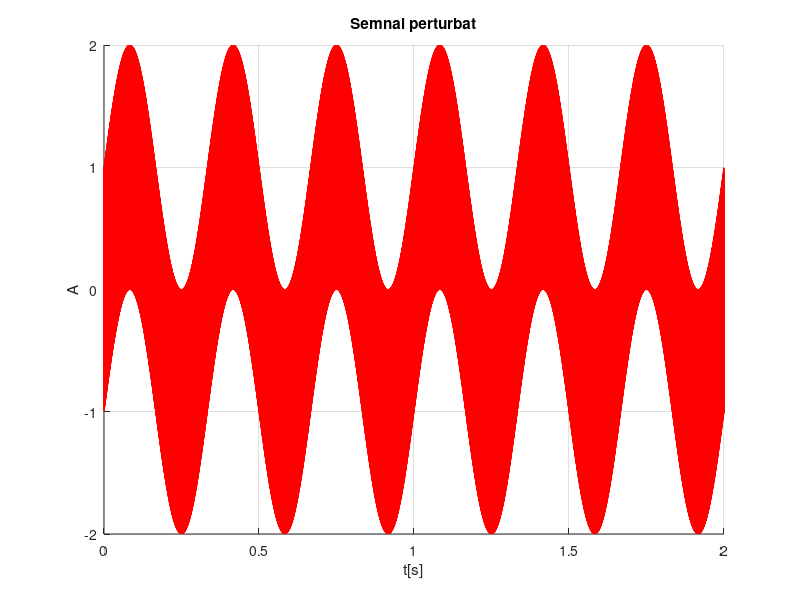
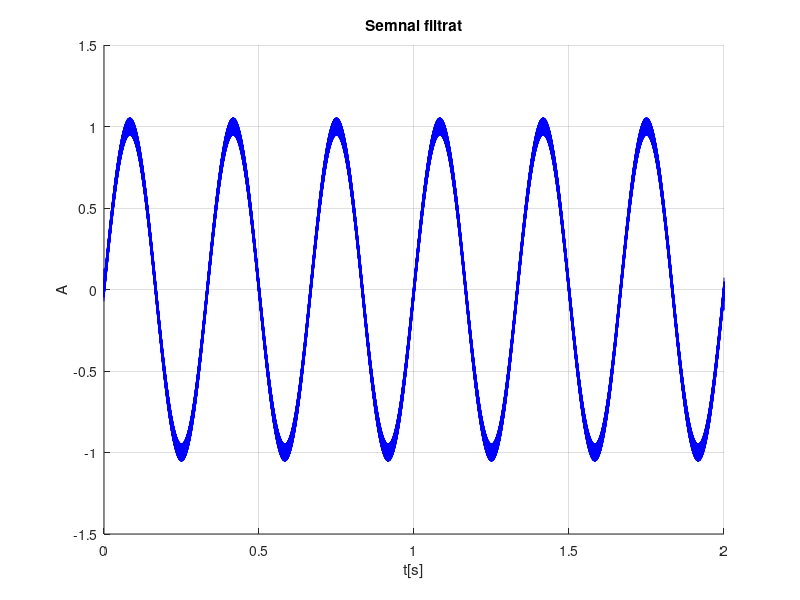

MATLAB code to generate these figures, in order:
clc
close all
clear

foo = 0 % radiani
f = 3
fs = 48000;
ts = 1/fs;
len = 2;
t = 0 : ts : len; 
s = sin(2 * pi * f * t + foo);

h_n = [1/5,1/5,1/5,1/5,1/5];
f_zgomot = 20000;
zgomot = sin(2*pi*f_zgomot*t);

s2 = s + zgomot;
figure(1)
hold on
plot(t,s2,"red")
grid on
title("Semnal perturbat")
xlabel("t[s]")
ylabel("A")
hold off

s3 = conv(s2,h_n,"same");
figure(2)
hold on
plot(t,s3,"blue")
grid on
title("Semnal filtrat")
xlabel("t[s]")
ylabel("A")
hold off